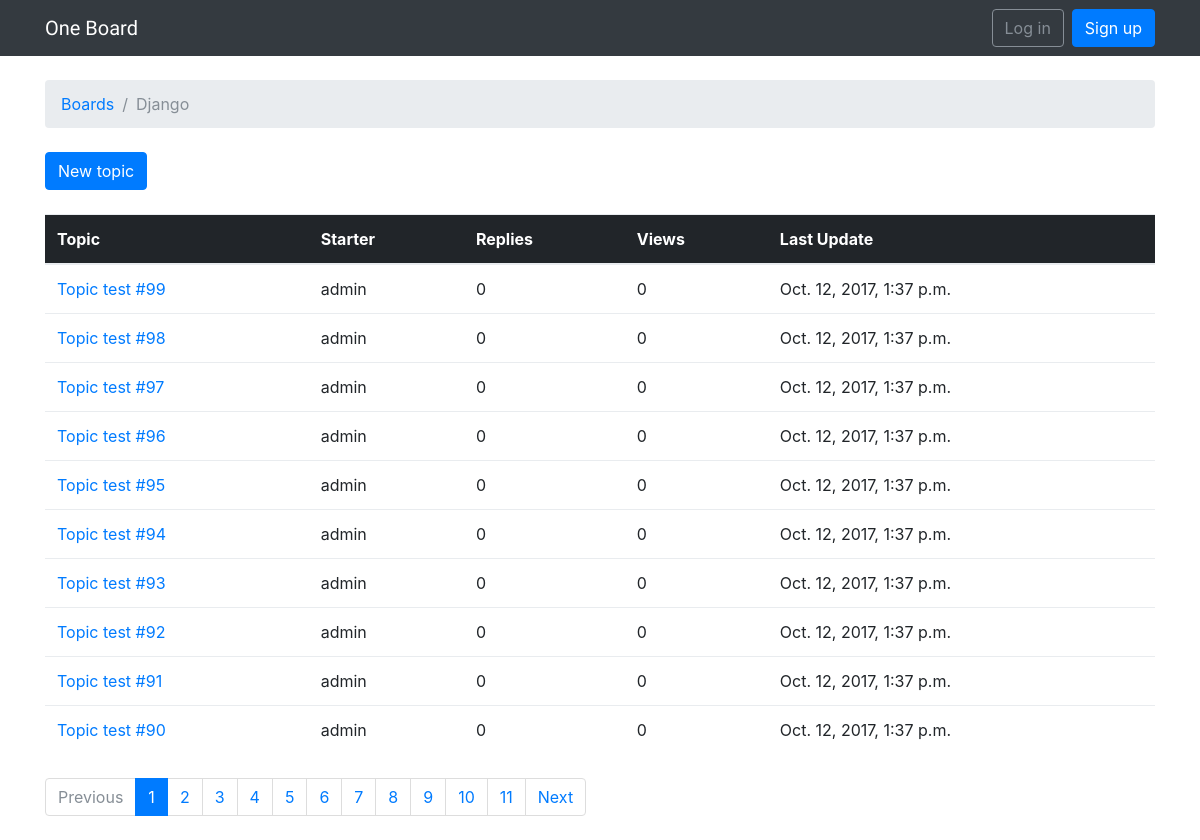
The app's page /boards/1/ with its own data.
### boards/models.py (models this page shows, shortened)
class Board(models.Model):
    name = models.CharField(max_length=30, unique=True)
    description = models.CharField(max_length=100)

class Topic(models.Model):
    subject = models.CharField(max_length=255)
    last_updated = models.DateTimeField(auto_now_add=True)
    board = models.ForeignKey(Board, related_name='topics')
    starter = models.ForeignKey(User, related_name='topics')
    views = models.PositiveIntegerField(default=0)

### boards/views.py (the view)
# urls.py: url(r'^boards/(?P<pk>\d+)/$', views.TopicListView.as_view(), name='board_topics'),
class TopicListView(ListView):
    model = Topic
    context_object_name = 'topics'
    template_name = 'topics.html'
    paginate_by = 10
    def get_context_data(self, **kwargs):
        kwargs['board'] = self.board
        return super().get_context_data(**kwargs)
    def get_queryset(self):
        self.board = get_object_or_404(Board, pk=self.kwargs.get('pk'))
        queryset = self.board.topics.order_by('-last_updated').annotate(replies=Count('posts') - 1)
        return queryset

### templates/topics.html (shortened to what this page needs)
{% extends 'base.html' %}
{% block breadcrumb %}
  <li class="breadcrumb-item"><a href="{% url 'home' %}">Boards</a></li>
  <li class="breadcrumb-item active">{{ board.name }}</li>
{% endblock %}
{% block content %}
  <div class="mb-4">
    <a href="{% url 'new_topic' board.pk %}" class="btn btn-primary">New topic</a>
  </div>
  <table class="table mb-4">
    <thead class="thead-inverse">
      <tr>
        <th>Topic</th>
        <th>Starter</th>
        <th>Replies</th>
        <th>Views</th>
        <th>Last Update</th>
      </tr>
    </thead>
    <tbody>
      {% for topic in topics %}
        <tr>
          <td><a href="{% url 'topic_posts' board.pk topic.pk %}">{{ topic.subject }}</a></td>
          <td>{{ topic.starter.username }}</td>
          <td>{{ topic.replies }}</td>
          <td>{{ topic.views }}</td>
          <td>{{ topic.last_updated }}</td>
        </tr>
      {% endfor %}
    </tbody>
  </table>
  {% include 'includes/pagination.html' %}
{% endblock %}

### records on screen
Board: name "Django"
Topic: subject "Topic test #99", starter.username "admin", replies "0", views "0", last_updated "Oct. 12, 2017, 1:37 p.m."
Topic: subject "Topic test #98", starter.username "admin", replies "0", views "0", last_updated "Oct. 12, 2017, 1:37 p.m."
Topic: subject "Topic test #97", starter.username "admin", replies "0", views "0", last_updated "Oct. 12, 2017, 1:37 p.m."
Topic: subject "Topic test #96", starter.username "admin", replies "0", views "0", last_updated "Oct. 12, 2017, 1:37 p.m."
Topic: subject "Topic test #95", starter.username "admin", replies "0", views "0", last_updated "Oct. 12, 2017, 1:37 p.m."
Topic: subject "Topic test #94", starter.username "admin", replies "0", views "0", last_updated "Oct. 12, 2017, 1:37 p.m."
Topic: subject "Topic test #93", starter.username "admin", replies "0", views "0", last_updated "Oct. 12, 2017, 1:37 p.m."
Topic: subject "Topic test #92", starter.username "admin", replies "0", views "0", last_updated "Oct. 12, 2017, 1:37 p.m."
Topic: subject "Topic test #91", starter.username "admin", replies "0", views "0", last_updated "Oct. 12, 2017, 1:37 p.m."
Topic: subject "Topic test #90", starter.username "admin", replies "0", views "0", last_updated "Oct. 12, 2017, 1:37 p.m."

### other values on screen
{{ page_num }} "1"
{{ page_num }} "2" "3" "4" "5" "6" "7" "8" "9" "10" "11"
